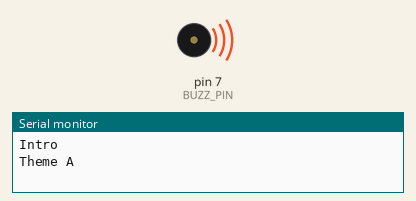
The sketch below on a simulated Arduino Uno, built with avr-gcc and run on an emulated ATmega328P. Parts: buzzer (waves = sounding), the last lines printed to the serial monitor.

Above: at 7.3 s.
At 23.7 s:
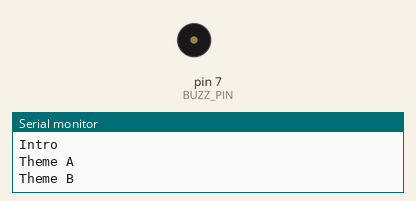
Timing chart, 0 to 36.4 s (numbered marks = the images above):
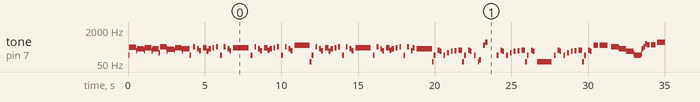

Measured:
- by itself, tone on pin 7 (BUZZ_PIN): plays 131 Hz for 0.04 s, 308 Hz for 0.44 s, 205 Hz for 0.08 s, 262 Hz for 0.40 s, 235 Hz for 0.04 s, 207 Hz for 0.04 s … (474 notes in this stretch)

The sketch:

arduino-buzzer-music.ino
```cpp
#include <pitches.h>

// HW
#define BUZZ_PIN 7

// SW
#define REST_NOTE 0

#define SEMIBREVE      240000
#define MINIM          SEMIBREVE / 2
#define CROTCHET       MINIM / 2
#define QUAVER         CROTCHET / 2
#define SEMIQUAVER     QUAVER / 2
#define DEMISEMIQUAVER SEMIQUAVER / 2

#define DOTTED  1.5
#define TRIPLET  .333333

byte tempo = 120;

void buzz(int buzzer_pin, long freq, long length) {
  long delay_us = 1000000 / freq / 2;
  long nbCycles = freq * length / 1000;

  for (long i = 0; i < nbCycles; i++)
  {
    digitalWrite(buzzer_pin, HIGH);
    delayMicroseconds(delay_us);
    digitalWrite(buzzer_pin, LOW);
    delayMicroseconds(delay_us);
  }
}

void play_note(float note, float length){
  if (tempo) length = length / tempo;

  if (note != REST_NOTE)
  {
    buzz(BUZZ_PIN, note, length);
  }
  else
  {
    delay(length);
  }
}

void play_grace_note(float note1, float note2, float lengthAP, float lengthTOT){
    play_note(note1,lengthAP);
    play_note(note2,(lengthTOT - lengthAP));
}

void play_intro()
{
  tempo = 120;
  byte i;
  for (i = 0; i < 2; i++)
  {
    play_grace_note(NOTE_C3,  NOTE_E4, DEMISEMIQUAVER, CROTCHET);
    play_grace_note(NOTE_G3,  NOTE_C4, DEMISEMIQUAVER, CROTCHET);
    play_grace_note(NOTE_GS3, NOTE_D4, DEMISEMIQUAVER, CROTCHET);
    play_grace_note(NOTE_G3,  NOTE_C4, DEMISEMIQUAVER, CROTCHET);
  }
}

void play_theme_a()
{
  tempo = 120;
  play_note(NOTE_C3, SEMIQUAVER);
  play_note(REST_NOTE, SEMIQUAVER);
  play_note(NOTE_E4, SEMIQUAVER);
  play_note(REST_NOTE, SEMIQUAVER);
  play_note(NOTE_C4, SEMIQUAVER);
  play_note(NOTE_GS3, SEMIQUAVER);
  play_note(REST_NOTE, SEMIQUAVER);
  play_note(NOTE_D4, QUAVER);
  play_note(NOTE_G3, SEMIQUAVER);
  play_note(NOTE_C4, SEMIQUAVER);
  play_note(REST_NOTE, SEMIQUAVER);
  play_note(NOTE_D4, SEMIQUAVER);
  play_note(REST_NOTE, SEMIQUAVER);
  play_note(NOTE_E4, SEMIQUAVER);
  play_note(REST_NOTE, SEMIQUAVER);

  play_note(NOTE_C3, SEMIQUAVER);
  play_note(REST_NOTE, SEMIQUAVER);
  play_note(NOTE_E4, SEMIQUAVER);
  play_note(REST_NOTE, SEMIQUAVER);
  play_note(NOTE_C4, SEMIQUAVER);
  play_note(NOTE_GS3, SEMIQUAVER);
  play_note(REST_NOTE, SEMIQUAVER);
  play_note(NOTE_D4, MINIM);
  play_note(REST_NOTE, SEMIQUAVER);

  play_note(NOTE_C3, SEMIQUAVER);
  play_note(REST_NOTE, SEMIQUAVER);
  play_note(NOTE_E4, SEMIQUAVER);
  play_note(REST_NOTE, SEMIQUAVER);
  play_note(NOTE_C4, SEMIQUAVER);
  play_note(NOTE_GS3, SEMIQUAVER);
  play_note(REST_NOTE, SEMIQUAVER);
  play_note(NOTE_D4, QUAVER);
  play_note(NOTE_A3, SEMIQUAVER);
  play_note(NOTE_C4, SEMIQUAVER);
  play_note(REST_NOTE, SEMIQUAVER);
  play_note(NOTE_D4, SEMIQUAVER);
  play_note(REST_NOTE, SEMIQUAVER);
  play_note(NOTE_E4, SEMIQUAVER);
  play_note(REST_NOTE, SEMIQUAVER);

  play_note(NOTE_C3, SEMIQUAVER);
  play_note(REST_NOTE, SEMIQUAVER);
  play_note(NOTE_E4, SEMIQUAVER);
  play_note(REST_NOTE, SEMIQUAVER);
  play_note(NOTE_C4, SEMIQUAVER);
  play_note(NOTE_GS3, SEMIQUAVER);
  play_note(REST_NOTE, SEMIQUAVER);
  play_note(NOTE_G4, MINIM);
  play_note(NOTE_C2, SEMIQUAVER);

  play_note(NOTE_C3, SEMIQUAVER);
  play_note(REST_NOTE, SEMIQUAVER);
  play_note(NOTE_E4, SEMIQUAVER);
  play_note(REST_NOTE, SEMIQUAVER);
  play_note(NOTE_C4, SEMIQUAVER);
  play_note(NOTE_GS3, SEMIQUAVER);
  play_note(REST_NOTE, SEMIQUAVER);
  play_note(NOTE_D4, QUAVER);
  play_note(NOTE_G3, SEMIQUAVER);
  play_note(NOTE_C4, SEMIQUAVER);
  play_note(REST_NOTE, SEMIQUAVER);
  play_note(NOTE_D4, SEMIQUAVER);
  play_note(REST_NOTE, SEMIQUAVER);
  play_note(NOTE_E4, SEMIQUAVER);
  play_note(REST_NOTE, SEMIQUAVER);

  play_note(NOTE_C3, SEMIQUAVER);
  play_note(REST_NOTE, SEMIQUAVER);
  play_note(NOTE_E4, SEMIQUAVER);
  play_note(REST_NOTE, SEMIQUAVER);
  play_note(NOTE_C4, SEMIQUAVER);
  play_note(NOTE_GS3, SEMIQUAVER);
  play_note(REST_NOTE, SEMIQUAVER);
  play_note(NOTE_D4, MINIM);
  play_note(REST_NOTE, SEMIQUAVER);

  play_note(NOTE_C3, SEMIQUAVER);
  play_note(REST_NOTE, SEMIQUAVER);
  play_note(NOTE_E4, SEMIQUAVER);
  play_note(REST_NOTE, SEMIQUAVER);
  play_note(NOTE_C4, SEMIQUAVER);
  play_note(NOTE_GS3, SEMIQUAVER);
  play_note(REST_NOTE, SEMIQUAVER);
  play_note(NOTE_D4, QUAVER);
  play_note(NOTE_A3, SEMIQUAVER);
  play_note(NOTE_C4, SEMIQUAVER);
  play_note(REST_NOTE, SEMIQUAVER);
  play_note(NOTE_D4, SEMIQUAVER);
  play_note(REST_NOTE, SEMIQUAVER);
  play_note(NOTE_E4, SEMIQUAVER);
  play_note(REST_NOTE, SEMIQUAVER);

  play_note(NOTE_C3, SEMIQUAVER);
  play_note(REST_NOTE, SEMIQUAVER);
  play_note(NOTE_E4, SEMIQUAVER);
  play_note(REST_NOTE, SEMIQUAVER);
  play_note(NOTE_GS3, SEMIQUAVER);
  play_note(NOTE_D4, SEMIQUAVER);
  play_note(REST_NOTE, SEMIQUAVER);
  play_note(NOTE_C4, MINIM);
  play_note(NOTE_C2, SEMIQUAVER);
}

void play_theme_b()
{
  tempo = 120;
  play_note(NOTE_C3, SEMIQUAVER);
  play_note(REST_NOTE, SEMIQUAVER);
  play_note(NOTE_A3, SEMIQUAVER);
  play_note(NOTE_G3, SEMIQUAVER);
  play_note(REST_NOTE, SEMIQUAVER);
  play_note(NOTE_C3, SEMIQUAVER);
  play_note(REST_NOTE, SEMIQUAVER);
  play_note(NOTE_E3, SEMIQUAVER);
  play_note(REST_NOTE, SEMIQUAVER);
  play_note(NOTE_G3, SEMIQUAVER);
  play_note(REST_NOTE, SEMIQUAVER);
  play_note(NOTE_GS3, SEMIQUAVER);
  play_note(REST_NOTE, SEMIQUAVER);
  play_note(NOTE_A3, QUAVER);
  play_note(NOTE_C2, SEMIQUAVER);

  play_note(NOTE_C3, SEMIQUAVER);
  play_note(REST_NOTE, SEMIQUAVER);
  play_note(NOTE_A3, SEMIQUAVER);
  play_note(NOTE_G3, SEMIQUAVER);
  play_note(REST_NOTE, SEMIQUAVER);
  play_note(NOTE_C3, SEMIQUAVER);
  play_note(REST_NOTE, SEMIQUAVER);
  play_note(NOTE_C2, SEMIQUAVER);
  play_note(NOTE_E2, SEMIQUAVER);
  play_note(REST_NOTE, SEMIQUAVER);
  play_note(NOTE_G4, SEMIQUAVER);
  play_note(NOTE_C5, SEMIQUAVER);
  play_note(REST_NOTE, SEMIQUAVER);
  play_note(REST_NOTE, CROTCHET);

  play_note(NOTE_C3, SEMIQUAVER);
  play_note(REST_NOTE, SEMIQUAVER);
  play_note(NOTE_A3, SEMIQUAVER);
  play_note(NOTE_G3, SEMIQUAVER);
  play_note(REST_NOTE, SEMIQUAVER);
  play_note(NOTE_C3, SEMIQUAVER);
  play_note(REST_NOTE, SEMIQUAVER);
  play_note(NOTE_E3, SEMIQUAVER);
  play_note(REST_NOTE, SEMIQUAVER);
  play_note(NOTE_G3, SEMIQUAVER);
  play_note(REST_NOTE, SEMIQUAVER);
  play_note(NOTE_GS3, SEMIQUAVER);
  play_note(REST_NOTE, SEMIQUAVER);
  play_note(NOTE_A3, QUAVER);
  play_note(NOTE_C2, SEMIQUAVER);

  play_note(NOTE_C3, SEMIQUAVER);
  play_note(REST_NOTE, SEMIQUAVER);
  play_note(NOTE_A3, SEMIQUAVER);
  play_note(NOTE_G3, SEMIQUAVER);
  play_note(REST_NOTE, SEMIQUAVER);
  play_note(NOTE_C2, MINIM);
  play_note(REST_NOTE, SEMIQUAVER);

  play_note(NOTE_C3, SEMIQUAVER);
  play_note(REST_NOTE, SEMIQUAVER);
  play_note(NOTE_A3, SEMIQUAVER);
  play_note(NOTE_G3, SEMIQUAVER);
  play_note(REST_NOTE, SEMIQUAVER);
  play_note(NOTE_C3, SEMIQUAVER);
  play_note(REST_NOTE, SEMIQUAVER);
  play_note(NOTE_E3, SEMIQUAVER);
  play_note(REST_NOTE, SEMIQUAVER);
  play_note(NOTE_G3, SEMIQUAVER);
  play_note(REST_NOTE, SEMIQUAVER);
  play_note(NOTE_GS3, SEMIQUAVER);
  play_note(REST_NOTE, SEMIQUAVER);
  play_note(NOTE_A3, QUAVER);
  play_note(NOTE_C2, SEMIQUAVER);

  play_note(NOTE_C3, SEMIQUAVER);
  play_note(REST_NOTE, SEMIQUAVER);
  play_note(NOTE_A3, SEMIQUAVER);
  play_note(NOTE_G3, SEMIQUAVER);
  play_note(REST_NOTE, SEMIQUAVER);
  play_note(NOTE_G4, SEMIQUAVER);
  play_note(NOTE_G4, SEMIQUAVER);
  play_note(REST_NOTE, SEMIQUAVER);
  play_note(NOTE_G4, CROTCHET);
  play_note(REST_NOTE, QUAVER);

  play_note(NOTE_E4, CROTCHET);
  play_note(NOTE_C4, CROTCHET);
  play_note(NOTE_G3, CROTCHET);
  play_note(NOTE_C3, CROTCHET);

  play_note(NOTE_C4, SEMIQUAVER);
  play_note(NOTE_E4, SEMIQUAVER);
  play_note(NOTE_A4, SEMIQUAVER);
  play_note(NOTE_G4, SEMIQUAVER);
  play_note(REST_NOTE, SEMIQUAVER);
  play_note(NOTE_GS4, SEMIQUAVER);
  play_note(NOTE_A4, SEMIQUAVER);
  play_note(REST_NOTE, SEMIQUAVER);
  play_note(NOTE_C5, CROTCHET);
  play_note(REST_NOTE, CROTCHET);
}

void play_win()
{
  tempo = 120;
  play_note(NOTE_C5, SEMIQUAVER*TRIPLET);
  play_note(NOTE_D5, SEMIQUAVER*TRIPLET);
  play_note(NOTE_E5, SEMIQUAVER*TRIPLET);
  play_note(NOTE_D5, SEMIQUAVER*TRIPLET);
  play_note(NOTE_E5, SEMIQUAVER*TRIPLET);
  play_note(NOTE_F5, SEMIQUAVER*TRIPLET);
  play_note(NOTE_E5, SEMIQUAVER*TRIPLET);
  play_note(NOTE_F5, SEMIQUAVER*TRIPLET);
  play_note(NOTE_G5, SEMIQUAVER*TRIPLET);
  play_note(NOTE_F5, SEMIQUAVER*TRIPLET);
  play_note(NOTE_G5, SEMIQUAVER*TRIPLET);
  play_note(NOTE_A5, SEMIQUAVER*TRIPLET);
  play_note(NOTE_C6, SEMIQUAVER*TRIPLET);
  play_note(NOTE_B5, SEMIQUAVER*TRIPLET);
  play_note(NOTE_C6, SEMIQUAVER*TRIPLET);
  play_note(NOTE_B5, SEMIQUAVER*TRIPLET);
  play_note(NOTE_C6, SEMIQUAVER*TRIPLET);
  play_note(NOTE_B5, SEMIQUAVER*TRIPLET);
  play_note(NOTE_C6, SEMIQUAVER*TRIPLET);
  play_note(NOTE_B5, SEMIQUAVER*TRIPLET);
  play_note(NOTE_C6, SEMIQUAVER*TRIPLET);
  play_note(NOTE_B5, SEMIQUAVER*TRIPLET);
  play_note(NOTE_C6, SEMIQUAVER*TRIPLET);
  play_note(NOTE_B5, SEMIQUAVER*TRIPLET);
}

void play_game_over()
{
  tempo = 120;
  play_note(NOTE_C3, SEMIQUAVER);
  play_note(NOTE_C4, SEMIQUAVER);
  play_note(NOTE_B2, SEMIQUAVER);
  play_note(NOTE_C4, SEMIQUAVER);
  play_note(NOTE_A2, MINIM*DOTTED);
}

void play_fur_elise()
{
  tempo = 120;
  play_note(NOTE_E4, QUAVER);
  play_note(NOTE_DS4, QUAVER);
  play_note(NOTE_E4, QUAVER);
  play_note(NOTE_DS4, QUAVER);
  play_note(NOTE_E4, QUAVER);
  play_note(NOTE_B3, QUAVER);
  play_note(NOTE_D4, QUAVER);
  play_note(NOTE_C4, QUAVER);
  play_note(NOTE_A3, QUAVER);
  play_note(NOTE_E3, QUAVER);
  play_note(NOTE_A2, QUAVER);
  play_note(NOTE_C3, QUAVER);
  play_note(NOTE_E3, QUAVER);
  play_note(NOTE_A3, QUAVER);
  play_note(NOTE_B3, QUAVER);
  play_note(NOTE_E2, QUAVER);
  play_note(NOTE_GS2, QUAVER);
  play_note(NOTE_E3, QUAVER);
  play_note(NOTE_GS3, QUAVER);
  play_note(NOTE_B3, QUAVER);
  play_note(NOTE_C4, QUAVER);
  play_note(NOTE_E2, QUAVER);
  play_note(NOTE_A2, QUAVER);
  play_note(NOTE_E3, QUAVER);
  play_note(NOTE_E4, QUAVER);
  play_note(NOTE_DS4, QUAVER);
  play_note(NOTE_E4, QUAVER);
  play_note(NOTE_DS4, QUAVER);
  play_note(NOTE_E4, QUAVER);
  play_note(NOTE_B3, QUAVER);
  play_note(NOTE_D4, QUAVER);
  play_note(NOTE_C4, QUAVER);
  play_note(NOTE_A3, QUAVER);
  play_note(NOTE_E2, QUAVER);
  play_note(NOTE_A2, QUAVER);
  play_note(NOTE_C3, QUAVER);
  play_note(NOTE_E3, QUAVER);
  play_note(NOTE_A3, QUAVER);
  play_note(NOTE_B3, QUAVER);
  play_note(NOTE_E2, QUAVER);
  play_note(NOTE_GS2, QUAVER);
  play_note(NOTE_D3, QUAVER);
  play_note(NOTE_C4, QUAVER);
  play_note(NOTE_B3, QUAVER);
  play_note(NOTE_A3, CROTCHET);
}

void setup() {
  // put your setup code here to run once:

  pinMode(BUZZ_PIN, OUTPUT); // Buzzer
  Serial.begin(115200);

  Serial.println("Intro");
  play_intro();
}

void loop() {
  // put your main code here, to run repeatedly:
  Serial.println("Theme A");
  play_theme_a();
  Serial.println("Theme B");
  play_theme_b();
  delay(1000);
  Serial.println("Win");
  play_win();
  delay(1000);
  Serial.println("Game Over");
  play_game_over();
  delay(1000);
  Serial.println("Fur Elise");
  play_fur_elise();
  delay(1000);
}
```
